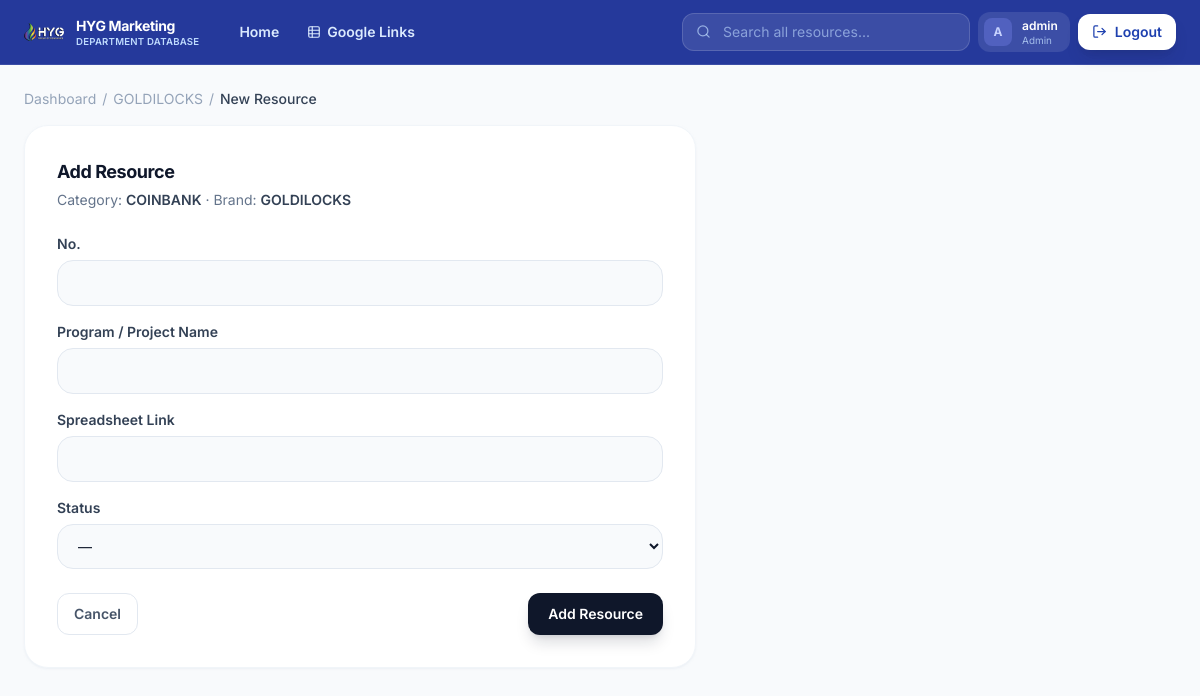
The app's page /category/1/resource/new (signed in) with its own data.
### website/models.py (models this page shows, shortened)
class User(db.Model, UserMixin):
    __tablename__ = "user"
    id = db.Column(db.Integer, primary_key=True)
    username = db.Column(db.String(100), unique=True)
    full_name = db.Column(db.String(100))
    role = db.Column(db.String(100), default="Admin")
    password = db.Column(db.String(200))
    date_added = db.Column(db.DateTime(timezone=True), default=datetime.utcnow)

class Brand(db.Model):
    __tablename__ = "brands"
    id = db.Column(db.Integer, primary_key=True)
    name = db.Column(db.String(80), unique=True, nullable=False)
    color = db.Column(db.String(20), default="#333333")
    categories = db.relationship("Category", backref="brand", cascade="all, delete-orphan", order_by="Category.name")

class Category(db.Model):
    __tablename__ = "categories"
    id = db.Column(db.Integer, primary_key=True)
    name = db.Column(db.String(150), nullable=False)
    brand_id = db.Column(db.Integer, db.ForeignKey("brands.id"), nullable=False)
    parent_id = db.Column(db.Integer, db.ForeignKey("categories.id"), nullable=True)
    parent = db.relationship("Category", remote_side=[id], backref="children")
    resources = db.relationship("Resource", backref="category", cascade="all, delete-orphan", order_by="Resource.sort_order")
    __table_args__ = (db.UniqueConstraint("name", "brand_id", name="uq_category_brand"),)

### website/views.py (the view, shortened to what this page needs)
@views.route("/category/<int:category_id>/resource/new", methods=["GET", "POST"])
@login_required
def resource_new(category_id):
    category = Category.query.get_or_404(category_id)
    fallback = url_for("views.brand_view", brand_id=category.brand_id)
    return render_template(
        "resource_form.html",
        category=category,
        resource=None,
        status_choices=STATUS_CHOICES,
        template_keys=template_keys_for(category),
        field_labels=field_labels_for(category),
        back_url=back_url(fallback),
    )

### website/__init__.py (called while the page is built)
def static_url(filename):
    from flask import current_app, url_for
    try:
        url = url_for("static", filename=filename)
    except RuntimeError:
        return None
    file_path = os.path.join(current_app.static_folder, *filename.split("/"))
    try:
        version = str(int(os.path.getmtime(file_path)))
    except OSError:
        version = "0"
    return f"{url}?v={version}"

def sort_brands(brands):
    def key(brand):
        name = (brand.name or "").upper()
        pinned_index = PINNED_BRAND_ORDER.index(name) if name in PINNED_BRAND_ORDER else len(PINNED_BRAND_ORDER)
        return (pinned_index, name)
    return sorted(brands, key=key)

### website/excel_mappings.py (called while the page is built)
def mapping_for(sheet_name):
    for file_cfg in FILES.values():
        sheet = file_cfg["sheets"].get(sheet_name)
        if sheet:
            return sheet
    return None

### website/models.py (called while the page is built)
    @property
    def data_keys(self):
        return list(self.data.keys()) if isinstance(self.data, dict) else []

### website/views.py (called while the page is built)
def template_keys_for(category):
    best = []
    for sibling in category.resources:
        if sibling.data and len(sibling.data_keys) > len(best):
            best = sibling.data_keys
    return best or [label for label, _ in GENERIC_FIELDS]

def field_labels_for(category):
    mapping = mapping_for(category.name)
    return mapping.get("labels", {}) if mapping else {}

def back_url(fallback):
    ref = (request.referrer or "").split("#", 1)[0]
    if ref.startswith(request.host_url):
        return ref
    return fallback

### website/templates/resource_form.html (shortened to what this page needs)
{% extends "base.html" %}
{% block content %}
<div class="content-enter">
  <nav class="flex flex-wrap items-center gap-1.5 text-sm text-slate-400 mb-4" aria-label="Breadcrumb">
    <a href="{{ url_for('views.dashboard') }}" class="hover:text-indigo-500 transition-colors">Dashboard</a>
    <span>/</span>
    <a href="{{ url_for('views.brand_view', brand_id=category.brand_id) }}" class="hover:text-indigo-500 transition-colors">{{ category.brand.name }}</a>
    <span>/</span>
    <span class="text-slate-700 font-medium">{{ 'Edit' if resource else 'New' }} Resource</span>
  </nav>
  <div class="max-w-2xl bg-white rounded-3xl border border-slate-100 shadow-sm shadow-slate-200/50 p-6 md:p-8">
    <h4 class="text-lg font-bold text-slate-900 tracking-tight">{{ 'Edit Resource' if resource else 'Add Resource' }}</h4>
    <p class="text-sm text-slate-500 mt-1 mb-6">
      Category: <span class="font-semibold text-slate-700">{{ category.name }}</span>
      &middot; Brand: <span class="font-semibold text-slate-700">{{ category.brand.name }}</span>
    </p>
    {% include "_resource_form.html" %}
  </div>
</div>
{% endblock %}

### website/templates/base.html (shortened to what this page needs)
<!DOCTYPE html>
<html lang="en">
<head>
  <script src="https://cdn.tailwindcss.com"></script>
</head>
<body class="m-0 overflow-x-hidden">
  <nav class="sticky top-0 z-40 bg-[#1a2f96]/95 backdrop-blur border-b border-white/10">
    <div class="flex items-center gap-3 px-4 md:px-6 h-16">
      <a href="{{ url_for('views.dashboard') }}" class="flex items-center gap-3 min-w-0 shrink-0">
        <img src="{{ static_url('img/hyg-logo.png') }}" alt="HYG Group of Companies" class="w-10 h-auto shrink-0">
        <span class="text-white leading-tight min-w-0 hidden sm:block">
          <span class="block text-sm font-bold tracking-tight whitespace-nowrap">HYG Marketing</span>
          <span class="block text-[0.6rem] font-semibold uppercase tracking-wide text-blue-200 whitespace-nowrap">Department Database</span>
        </span>
      </a>
      <div class="flex items-center gap-1 ml-4">
        <a href="{{ url_for('views.dashboard') }}"
           class="text-sm font-semibold rounded-xl px-3 py-2 whitespace-nowrap transition-colors {{ 'bg-white/15 text-white' if request.endpoint == 'views.dashboard' else 'text-blue-100 hover:text-white hover:bg-white/10' }}">
          Home
        </a>
        <a href="{{ url_for('views.sheets_view') }}"
           class="inline-flex items-center gap-1.5 text-sm font-semibold rounded-xl px-3 py-2 whitespace-nowrap transition-colors {{ 'bg-white/15 text-white' if request.endpoint in ('views.sheets_view', 'views.sheet_new', 'views.sheet_edit', 'views.sheet_data_view') else 'text-blue-100 hover:text-white hover:bg-white/10' }}">
          <svg width="14" height="14" viewBox="0 0 24 24" fill="none" stroke="currentColor" stroke-width="2" stroke-linecap="round" stroke-linejoin="round"><rect x="3" y="3" width="18" height="18" rx="2"/><path d="M3 9h18"/><path d="M3 15h18"/><path d="M9 3v18"/></svg>
          Google Links
        </a>
      </div>
      <div class="ml-auto flex items-center gap-2">
        <form class="relative hidden md:block w-56 lg:w-72" role="search" action="{{ url_for('views.search') }}" method="get">
          <div class="absolute inset-y-0 left-3.5 flex items-center pointer-events-none text-blue-200/70">
            <svg width="15" height="15" viewBox="0 0 24 24" fill="none" stroke="currentColor" stroke-width="2" stroke-linecap="round" stroke-linejoin="round"><circle cx="11" cy="11" r="8"/><path d="m21 21-4.3-4.3"/></svg>
          </div>
          <input type="search" id="global-search" name="q" value="{{ request.args.get('q','') }}"
                 placeholder="Search all resources..."
                 class="w-full pl-10 pr-4 py-2 bg-white/10 border border-white/15 rounded-xl text-sm text-white placeholder:text-blue-200/60 focus:ring-2 focus:ring-white/50 focus:bg-white/15 outline-none transition-all">
        </form>
        <div class="hidden sm:flex items-center gap-2.5 bg-white/10 rounded-xl pl-1.5 pr-3 py-1.5">
          <div class="w-7 h-7 rounded-lg bg-indigo-400/30 flex items-center justify-center text-indigo-200 font-bold text-xs shrink-0">
            {{ (current_user.username or 'U')[:1]|upper }}
          </div>
          <div class="leading-tight min-w-0">
            <div class="text-xs font-semibold text-white truncate">{{ current_user.username|default('User', true) }}</div>
            <div class="text-[0.62rem] text-blue-200/80">{{ current_user.role|default('Member', true) }}</div>
          </div>
        </div>
        <a href="{{ url_for('auth.logout') }}" class="inline-flex items-center gap-2 bg-white text-blue-800 font-semibold text-sm rounded-xl px-3.5 py-2 shadow-lg shadow-blue-950/20 hover:bg-blue-50 transition-colors">
          <svg width="15" height="15" viewBox="0 0 24 24" fill="none" stroke="currentColor" stroke-width="2" stroke-linecap="round" stroke-linejoin="round"><path d="M9 21H5a2 2 0 0 1-2-2V5a2 2 0 0 1 2-2h4"/><polyline points="16 17 21 12 16 7"/><line x1="21" y1="12" x2="9" y2="12"/></svg>
          <span class="hidden sm:inline">Logout</span>
        </a>
      </div>
    </div>
  </nav>
  <main id="main-content" class="app-page-shell p-4 md:p-6">
    {% block content %}{% endblock %}
  </main>
</body>
</html>

### website/templates/base.html (style rules this page uses)
html, body { margin: 0; padding: 0; font-family: 'Inter', sans-serif; background-color: #f8fafc; -ms-overflow-style: none; scrollbar-width: none; }
.content-enter { animation: content-in 0.25s ease both; }

### records on screen
User: username "A", username "admin", role "Admin"
Brand: brand.name "GOLDILOCKS"
Category: name "COINBANK"

### other values on screen
{{ 'Edit' if resource else 'New' }} "New"
{{ 'Edit Resource' if resource else 'Add Resource' }} "Add Resource"
{{ field_labels.get(key, key) }} "No." "Program / Project Name" "Spreadsheet Link" "Status"
{{ 'Save Changes' if resource else 'Add Resource' }} "Add Resource"
